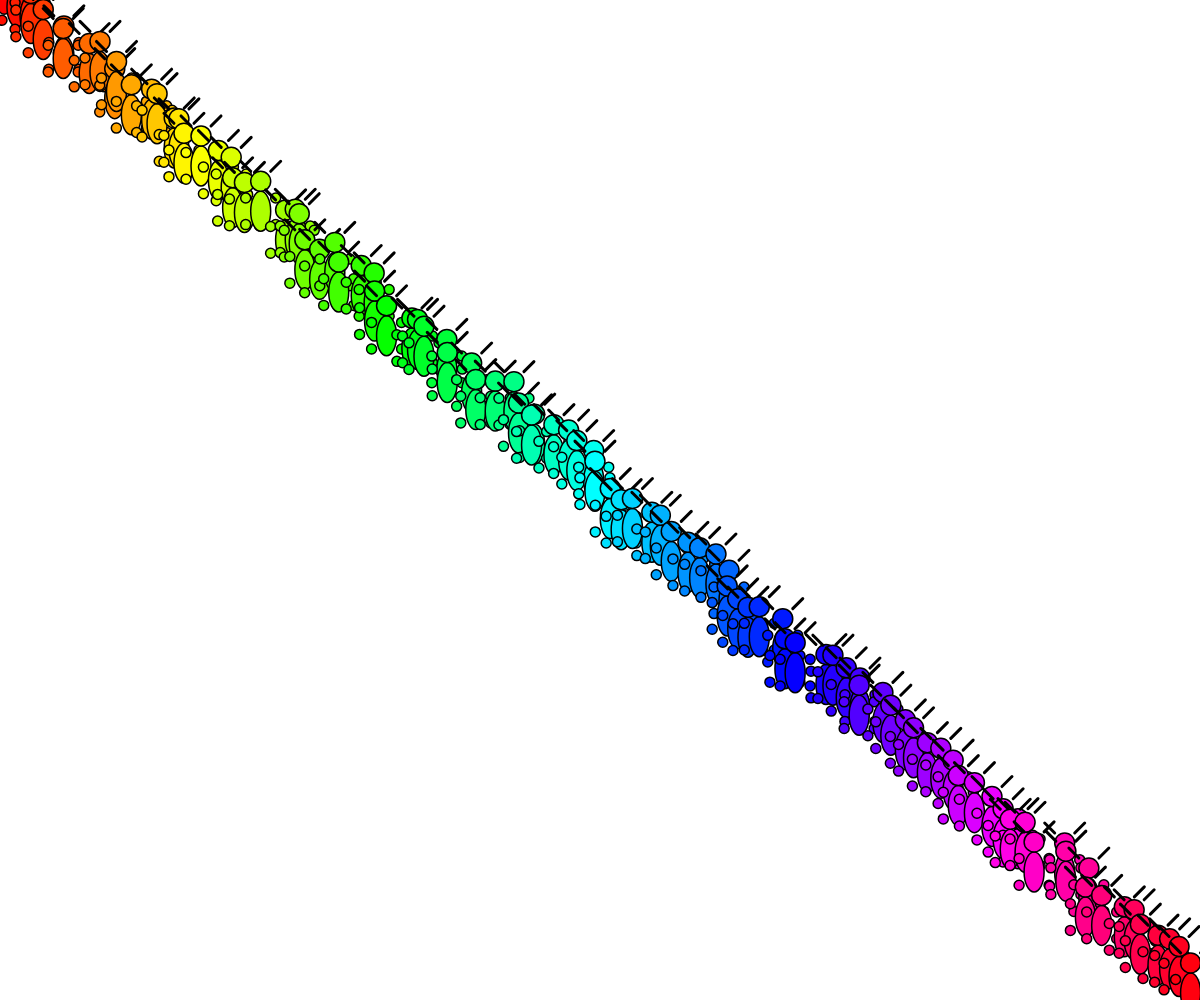
Frame 1 (no input)
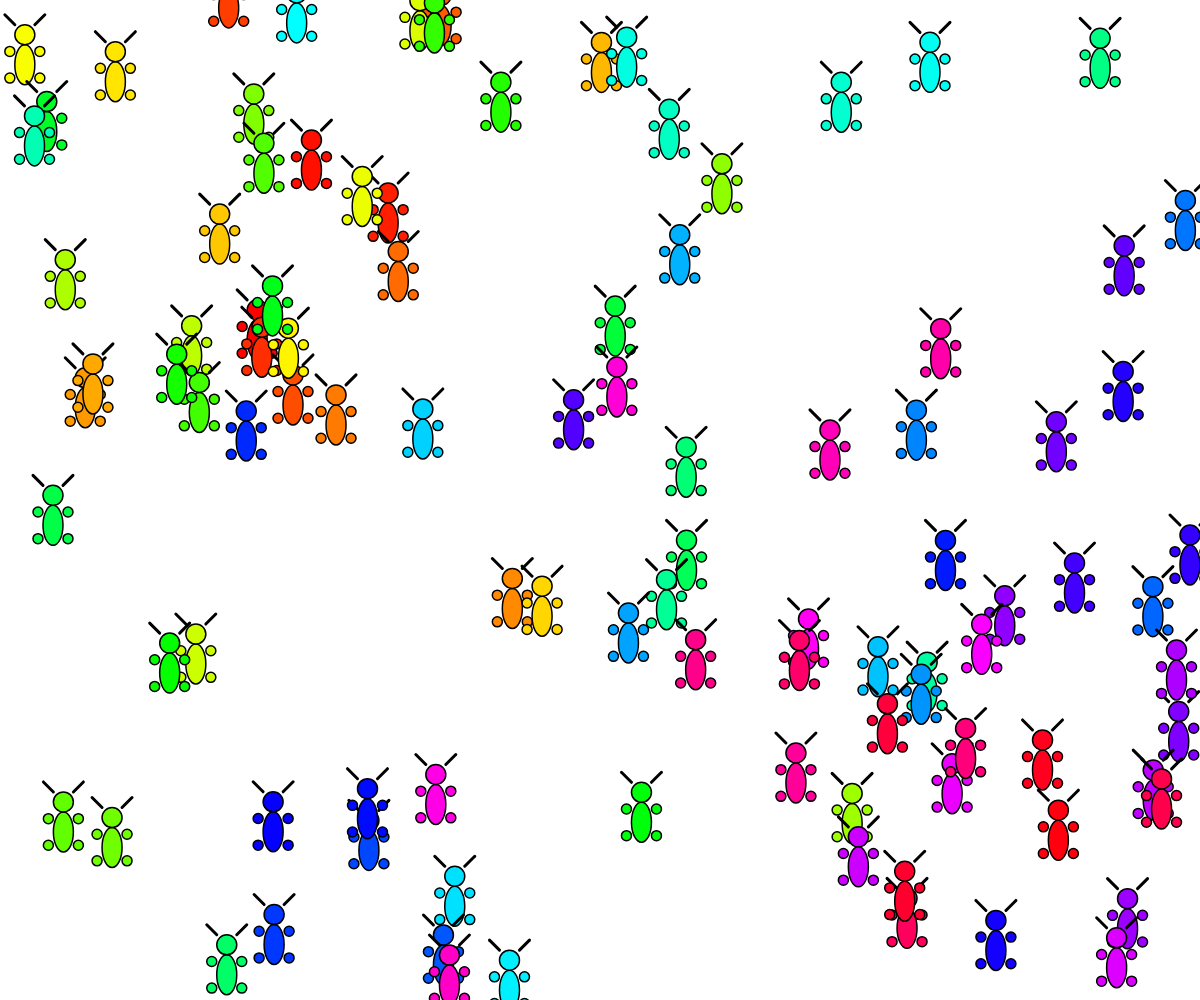
Frame 60 (no input)
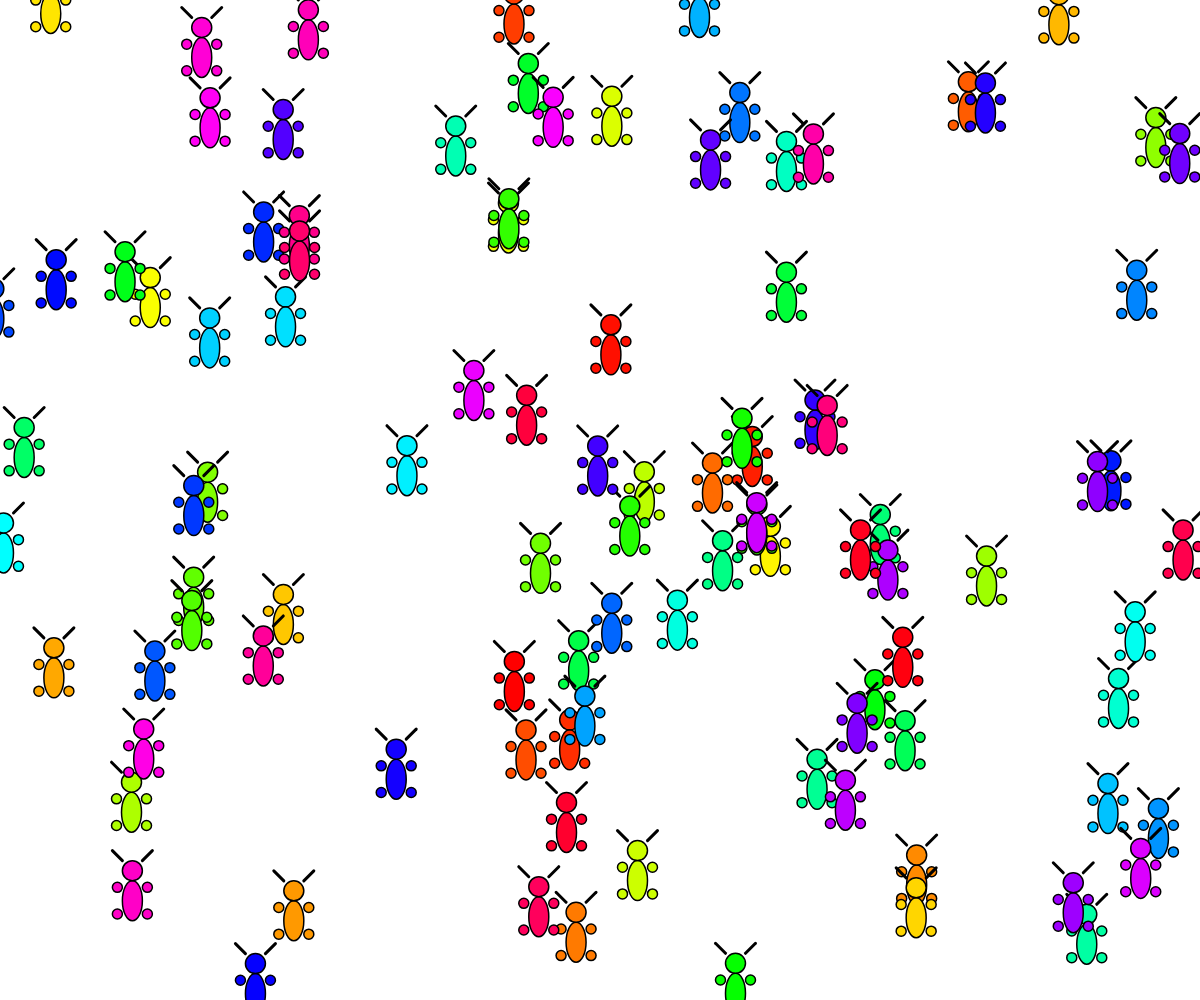
Frame 120 (the mouse pressed at the canvas centre since frame 60)

The p5.js sketch that drew these frames (run headless with seeded random() and noise() and a simulated clock; from frame 60 on, the mouse is pressed at the canvas centre):

// p5.js sketch
// ── sketch.js
let cats = [];
let numCats = 100;

function setup() {
	createCanvas(windowWidth, windowHeight);
	background(255);

	for(let i = 0; i < numCats; i++) {
		let startPosX = width * (i / numCats);
		let startPosY = height * (i / numCats);
		let color = 255 * (i / numCats);
		cats[i] = new Caterpillar(startPosX, startPosY, color);
	}

}

function draw() {
	//ellipse(mouseX, mouseY, 20, 20);
	background(255);

	for(let i = 0; i < numCats; i++) {
		cats[i].draw();
	}

}

class Caterpillar {
	constructor(startPosX, startPosY, color) {
		this.size = 20;
		this.w1 = this.size;
		this.h1 = this.size*2;
		this.w2 = this.size;
		this.h2 = this.size;
		this.w3 = this.size/2;
		this.h3 = this.size/2;
		this.w4 = this.size/2;
		this.h4 = this.size/2;
		this.color = color;
		this.positionX = startPosX;
		this.positionY = startPosY;
		this.velocityX = random(-10, 10);
		this.velocityY = random(-10, 10);
		this.thickness = 3;
	}

	draw() {

		this.positionX = this.positionX + this.velocityX; // update the position
		this.positionY = this.positionY + this.velocityY;

		if (this.positionX > width || this.positionX < 0) { // reset box position in width
			this.velocityX = this.velocityX * -1;
		}

		if (this.positionY > height || this.positionY < 0) { // reset box position in height
			this.velocityY = this.velocityY * -1;
		}

		// Draw Caterpillar
		colorMode(HSB, 255);
		fill(this.color, 255, 255);
		strokeWeight(this.thickness/2);
		ellipse(this.positionX, this.positionY, this.w1, this.h1);
		ellipse(this.positionX, this.positionY - this.h1/2 - this.h2/2, this.w2, this.h2);
		ellipse(this.positionX - this.w1/2 - this.w3/2, this.positionY - this.h1/3, this.w3, this.h3);
		ellipse(this.positionX + this.w1/2 + this.w3/2, this.positionY - this.h1/3, this.w3, this.h3);
		ellipse(this.positionX - this.w1/2 - this.w3/2, this.positionY + this.h1/3, this.w3, this.h3);
		ellipse(this.positionX + this.w1/2 + this.w3/2, this.positionY + this.h1/3, this.w3, this.h3);
		strokeWeight(this.thickness);
		line(this.positionX + this.w2/2, this.positionY - this.h1/2 - this.h2, this.positionX + this.w2, this.positionY - this.h1/2 - this.h2*1.5)
		line(this.positionX - this.w2/2, this.positionY - this.h1/2 - this.h2, this.positionX - this.w2, this.positionY - this.h1/2 - this.h2*1.5)
	}

}
